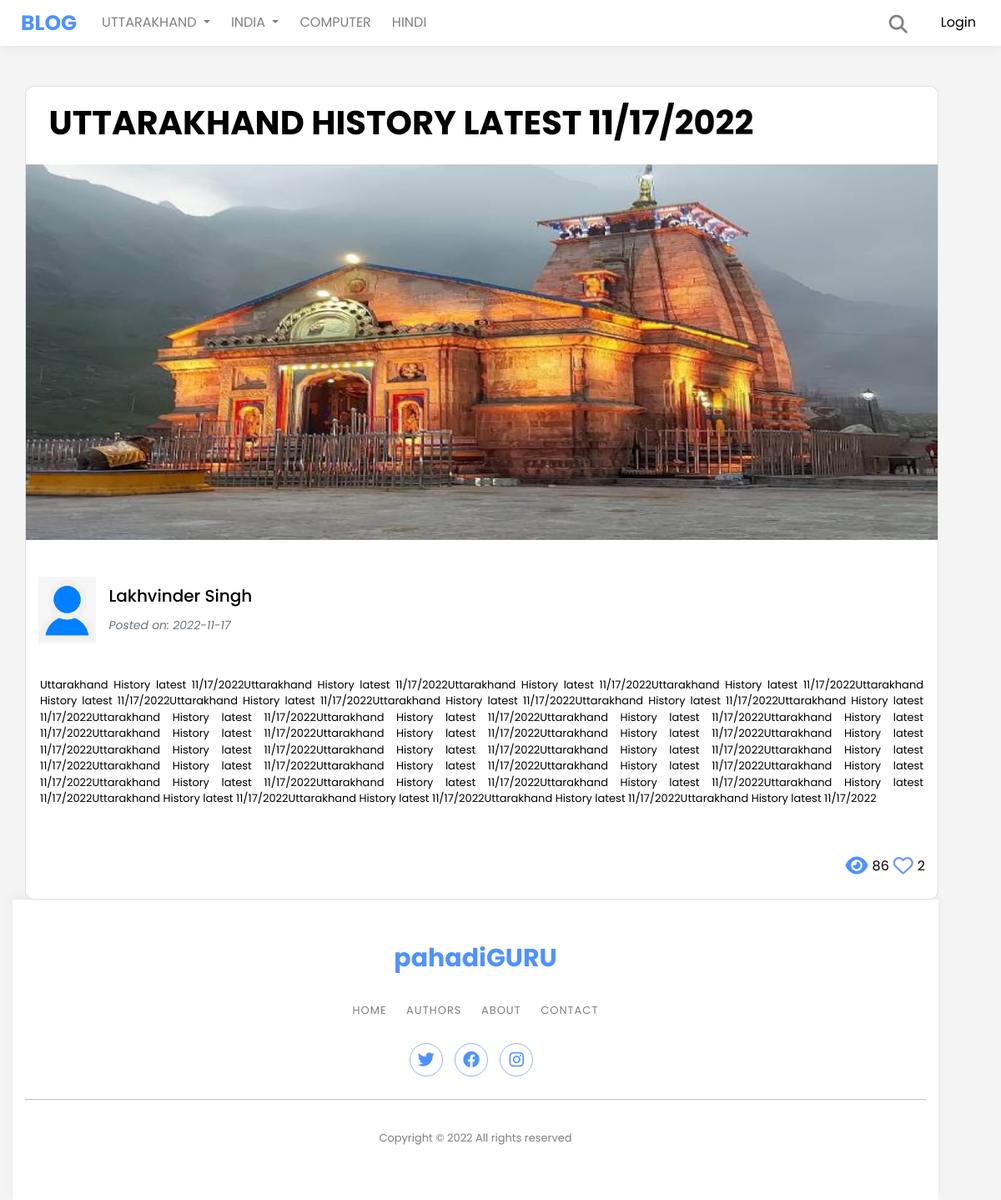
The app's page /postpage/42 with its own data.
### app.py (models this page shows)
class Posts(db.Model):
    id = db.Column(db.Integer, primary_key=True)
    title = db.Column(db.String(50), nullable=False)
    category = db.Column(db.String(50), nullable=False)
    content = db.Column(db.String(500), nullable=False)
    date_added = db.Column(db.Date, default=date.today)
    date_time = db.Column(db.DateTime, default=datetime.utcnow)
    poster_id = db.Column(db.Integer, db.ForeignKey('users.id'))
    likes=db.relationship('Likes',backref='post',passive_deletes=True)
    views=db.relationship('Views',backref='post',passive_deletes=True)

class Users(db.Model, UserMixin):
    id = db.Column(db.Integer, primary_key=True)
    username = db.Column(db.String(20), unique=True, nullable=False)
    name = db.Column(db.String(50), nullable=False)
    email = db.Column(db.String(150), nullable=False)
    phone = db.Column(db.String(50), nullable=False)
    date_added = db.Column(db.Date, default=date.today)
    about_author = db.Column(db.String(500), nullable=False)
    security_question = db.Column(db.String(50), nullable=False)
    security_answer = db.Column(db.String(50), nullable=False)
    password_hash = db.Column(db.String(128))
    role = db.Column(db.String(10), default='User')
    posts = db.relationship('Posts', backref='poster')
    likes=db.relationship('Likes',backref='user',passive_deletes=True)
    profile_pic=db.Column(db.String(), nullable=True)

### app.py (the view)
@app.route("/postpage/<int:id>")
def postpage(id):
    all_like=[]
    posts = Posts.query.filter_by(id=id).first()
    like=Likes.query.filter_by(post_id=id).all()
    for i in like:
        all_like.append(i.liker_id)
    views = Views.query.filter_by(post_id=id).first()
    if views:
        views.view_count += 1
        db.session.commit()
    else:
        views = Views(post_id=id, view_count=1)
        db.session.add(views)
        db.session.commit()
    views = Views.query.filter_by(post_id=id).first()
    view_count = views.view_count
    return render_template('postpage.html',posts=posts,all_like=all_like,view_count=view_count)

### templates/postpage.html (shortened to what this page needs)
{% extends 'base.html' %}
{% block content %}
<div class="card mt-5 ml-4 rounded-4">
  <div class="card-body rounded-4">
    <h5 class="card-title font-weight-bold ml-4" style="font-size: 4rem;">{{posts.title|upper}}</h5>
  </div>
  <img src="\static\images\kedar.jpg"  height="450">
  <br>
  <br>
  <div class="d-flex">
    <div class="flex-shrink-0 ml-4">
        <img src="\static\images\user.png" class="w-100" width="80" height="80">
    </div>
    <div class="flex-grow-1 ml-4  my-2">
      <h5>{{posts.poster.name}}</h5>
        <small class="text-muted"><i>Posted on: {{posts.date_added}}</i></small>
    </div>
  </div>
  <br>
    <div id="post_content">{{posts.content|safe}}</div>
    <br>
    <div style="display: flex; align-items: center; justify-content: right; float: right; padding-right: 10px;" >
          <div style="display: flex; align-items: center; justify-content: center;">
            <a style="color: #4f92ff;" ><i style="font-size: x-large; padding: 0;" class="fa fa-eye"></i></a>
            <span style="padding: 0.5rem;">{{view_count}}</span>
          </div>
          <div style="display: flex; align-items: center; justify-content: center;">
            {% if current_user.is_authenticated %}
              {% if current_user.id in all_like  %}
              <a href="{{url_for('like',id=posts.id)}}"><i style="font-size: x-large; padding: 0;" class="fa-solid fa-heart"></i></a>
              {% else %}
              <a href="{{url_for('like',id=posts.id)}}"><i style="font-size: x-large; padding: 0;" class="fa-regular fa-heart"></i></a>
              {% endif %}
            {% else %}
            <a href="{{url_for('like',id=posts.id)}}"><i style="font-size: x-large; padding: 0;" class="fa-regular fa-heart"></i></a>
            {% endif %}
            <span style="padding: 0.5rem;">{{posts.likes|length}}</span>
          </div>
    </div>
<br>
{% endblock %}

### templates/postpage.html (style rules this page uses)
#post_content { padding: 17px; font-size: 1.7rem; text-align: justify; }

### records on screen
Posts: title "UTTARAKHAND HISTORY LATEST 11/17/2022", date_added "2022-11-17", content "Uttarakhand History latest 11/17/2022Uttarakhand History latest 11/17/2022Uttarakhand History latest 11/17/2022Uttarakhand History latest 11/17/2022Uttarakhand History latest 11/17/2022Uttarakhand History latest 11/17/2022Uttarakhand History latest 11/17/2022Uttarakhand History latest 11/17/2022Uttarakhand History latest 11/17/2022Uttarakhand History latest 11/17/2022Uttarakhand History latest 11/17/2022Uttarakhand History latest 11/17/2022Uttarakhand History latest 11/17/2022Uttarakhand History latest 11/17/2022Uttarakhand History latest 11/17/2022Uttarakhand History latest 11/17/2022Uttarakhand History latest 11/17/2022Uttarakhand History latest 11/17/2022Uttarakhand History latest…"
Users: poster.name "Lakhvinder Singh"

### other values on screen
{{ view_count }} "86"
{{ posts.likes|length }} "2"
